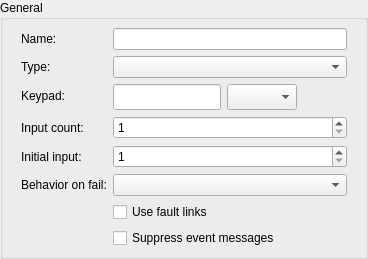
      <widget class="QGroupBox" name="groupBox_general">
       <property name="sizePolicy">
        <sizepolicy hsizetype="Expanding" vsizetype="Preferred">
         <horstretch>0</horstretch>
         <verstretch>0</verstretch>
        </sizepolicy>
       </property>
       <property name="title">
        <string>General</string>
       </property>
       <layout class="QHBoxLayout" name="horizontalLayout">
        <property name="spacing">
         <number>6</number>
        </property>
        <property name="leftMargin">
         <number>8</number>
        </property>
        <property name="topMargin">
         <number>8</number>
        </property>
        <property name="rightMargin">
         <number>8</number>
        </property>
        <property name="bottomMargin">
         <number>8</number>
        </property>
        <item>
         <spacer name="horizontalSpacer">
          <property name="orientation">
           <enum>Qt::Horizontal</enum>
          </property>
          <property name="sizeType">
           <enum>QSizePolicy::Fixed</enum>
          </property>
          <property name="sizeHint" stdset="0">
           <size>
            <width>10</width>
            <height>10</height>
           </size>
          </property>
         </spacer>
        </item>
        <item>
         <layout class="QFormLayout" name="formLayout_general">
          <property name="sizeConstraint">
           <enum>QLayout::SetDefaultConstraint</enum>
          </property>
          <property name="horizontalSpacing">
           <number>6</number>
          </property>
          <property name="verticalSpacing">
           <number>6</number>
          </property>
          <item row="0" column="0">
           <widget class="QLabel" name="label_name">
            <property name="text">
             <string>Name:</string>
            </property>
           </widget>
          </item>
          <item row="0" column="1">
           <widget class="QLineEdit" name="lineEdit_name">
            <property name="sizePolicy">
             <sizepolicy hsizetype="Minimum" vsizetype="Preferred">
              <horstretch>0</horstretch>
              <verstretch>0</verstretch>
             </sizepolicy>
            </property>
           </widget>
          </item>
          <item row="2" column="0">
           <widget class="QLabel" name="label_keypad">
            <property name="text">
             <string>Keypad:</string>
            </property>
           </widget>
          </item>
          <item row="5" column="0">
           <widget class="QLabel" name="label_behaviorOnFail">
            <property name="text">
             <string>Behavior on fail:</string>
            </property>
           </widget>
          </item>
          <item row="5" column="1">
           <widget class="QComboBox" name="comboBox_behaviorOnFail">
            <property name="sizePolicy">
             <sizepolicy hsizetype="Minimum" vsizetype="Preferred">
              <horstretch>0</horstretch>
              <verstretch>0</verstretch>
             </sizepolicy>
            </property>
           </widget>
          </item>
          <item row="4" column="1">
           <widget class="QSpinBox" name="spinBox_initialInput">
            <property name="sizePolicy">
             <sizepolicy hsizetype="Expanding" vsizetype="Preferred">
              <horstretch>0</horstretch>
              <verstretch>0</verstretch>
             </sizepolicy>
            </property>
            <property name="minimumSize">
             <size>
              <width>80</width>
              <height>0</height>
             </size>
            </property>
            <property name="maximumSize">
             <size>
              <width>16777215</width>
              <height>16777215</height>
             </size>
            </property>
            <property name="minimum">
             <number>1</number>
            </property>
            <property name="maximum">
             <number>4</number>
            </property>
           </widget>
          </item>
          <item row="4" column="0">
           <widget class="QLabel" name="label__initialInput">
            <property name="text">
             <string>Initial input:</string>
            </property>
           </widget>
          </item>
          <item row="1" column="0">
           <widget class="QLabel" name="label_type">
            <property name="text">
             <string>Type:</string>
            </property>
           </widget>
          </item>
          <item row="1" column="1">
           <widget class="QComboBox" name="comboBox_type">
            <property name="sizePolicy">
             <sizepolicy hsizetype="Expanding" vsizetype="Preferred">
              <horstretch>0</horstretch>
              <verstretch>0</verstretch>
             </sizepolicy>
            </property>
            <property name="maximumSize">
             <size>
              <width>16777215</width>
              <height>16777215</height>
             </size>
            </property>
           </widget>
          </item>
          <item row="3" column="0">
           <widget class="QLabel" name="label_inputCount">
            <property name="text">
             <string>Input count:</string>
            </property>
           </widget>
          </item>
          <item row="3" column="1">
           <widget class="QSpinBox" name="spinBox_inputCount">
            <property name="sizePolicy">
             <sizepolicy hsizetype="Minimum" vsizetype="Preferred">
              <horstretch>0</horstretch>
              <verstretch>0</verstretch>
             </sizepolicy>
            </property>
            <property name="minimum">
             <number>1</number>
            </property>
            <property name="maximum">
             <number>4</number>
            </property>
           </widget>
          </item>
          <item row="2" column="1">
           <layout class="QHBoxLayout" name="horizontalLayout_6">
            <property name="spacing">
             <number>6</number>
            </property>
            <property name="sizeConstraint">
             <enum>QLayout::SetNoConstraint</enum>
            </property>
            <item>
             <widget class="QLineEdit" name="lineEdit_keypad">
              <property name="sizePolicy">
               <sizepolicy hsizetype="Preferred" vsizetype="Preferred">
                <horstretch>0</horstretch>
                <verstretch>0</verstretch>
               </sizepolicy>
              </property>
              <property name="minimumSize">
               <size>
                <width>50</width>
                <height>0</height>
               </size>
              </property>
              <property name="maximumSize">
               <size>
                <width>16777215</width>
                <height>16777215</height>
               </size>
              </property>
             </widget>
            </item>
            <item>
             <widget class="QComboBox" name="comboBox_units">
              <property name="sizePolicy">
               <sizepolicy hsizetype="MinimumExpanding" vsizetype="Preferred">
                <horstretch>0</horstretch>
                <verstretch>0</verstretch>
               </sizepolicy>
              </property>
              <property name="minimumSize">
               <size>
                <width>70</width>
                <height>0</height>
               </size>
              </property>
              <property name="maximumSize">
               <size>
                <width>16777215</width>
                <height>16777215</height>
               </size>
              </property>
              <property name="sizeAdjustPolicy">
               <enum>QComboBox::AdjustToMinimumContentsLength</enum>
              </property>
             </widget>
            </item>
            <item>
             <widget class="QPushButton" name="pushButton_formatting">
              <property name="sizePolicy">
               <sizepolicy hsizetype="Fixed" vsizetype="Maximum">
                <horstretch>0</horstretch>
                <verstretch>0</verstretch>
               </sizepolicy>
              </property>
              <property name="styleSheet">
               <string notr="true">QPushButton {
	border: 6px solid transparent;
	background: transparent;
}
QPushButton:hover {
	background: lightGray;
}</string>
              </property>
              <property name="text">
               <string/>
              </property>
              <property name="icon">
               <iconset resource="../resource/icons/rc/icons.qrc">
                <normaloff>:/icons/precision</normaloff>:/icons/precision</iconset>
              </property>
              <property name="flat">
               <bool>false</bool>
              </property>
             </widget>
            </item>
           </layout>
          </item>
          <item row="7" column="1">
           <widget class="QCheckBox" name="checkBox_suppressEventMessages">
            <property name="text">
             <string>Suppress event messages</string>
            </property>
           </widget>
          </item>
          <item row="6" column="1">
           <widget class="QCheckBox" name="checkBox_useFaultLinks">
            <property name="text">
             <string>Use fault links</string>
            </property>
           </widget>
          </item>
         </layout>
        </item>
        <item>
         <spacer name="horizontalSpacer_2">
          <property name="orientation">
           <enum>Qt::Horizontal</enum>
          </property>
          <property name="sizeType">
           <enum>QSizePolicy::Fixed</enum>
          </property>
          <property name="sizeHint" stdset="0">
           <size>
            <width>10</width>
            <height>10</height>
           </size>
          </property>
         </spacer>
        </item>
       </layout>
      </widget>
